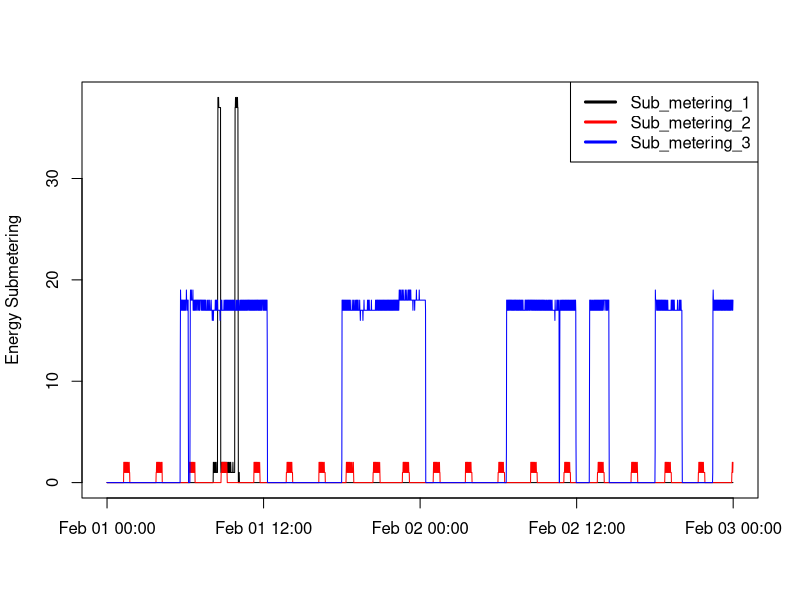

The R script that drew this image:
## Part 0: Obtain the data file
# The steps are below:
# 1) Down the zipped data file from:
#      https://d396qusza40orc.cloudfront.net/exdata%2Fdata%2Fhousehold_power_consumption.zip
# 2) Unzip the file to get the data txt file; household_power_consumption.txt
# 3) Ensure the data txt file is stored under the same directory as the R plotting scripts



## Part 1: loading data
# Figure out the calculation to get only the required dates: 2007-02-01 and 2007-02-02 
# The steps are:
# 1) Load 1 row to figure out how many columns
# 2) Load only the 1st column for dates
# 3) Calcualte the beginning rows to skip & the number of rows to load
hpower1row <- read.table("household_power_consumption.txt", header=TRUE, sep=";", nrows=1)
hpower1col <- read.table("household_power_consumption.txt", header = TRUE, sep = ";", 
                         colClasses = c(NA, rep("NULL", ncol(hpower1row) - 1)))
hpower1col[,1] <- as.Date(hpower1col[,1], format="%d/%m/%Y")
load_skip <- which.max(hpower1col$Date == "2007-02-01") - 1
load_nrow <- which.max(hpower1col$Date == "2007-02-03") - which.max(hpower1col$Date == "2007-02-01")

# Load the file with only the required dates
hpower <- read.table("household_power_consumption.txt", header=TRUE, sep=";", skip=load_skip, nrows=load_nrow)
names(hpower) <- names(hpower1row)
names(hpower)[2] <- "DateTime"
hpower[,2] <- as.POSIXct(paste(hpower[,1], hpower[,2]), format = "%d/%m/%Y %H:%M:%S")
hpower[,1] <- as.Date(hpower[,1], format="%d/%m/%Y")

# clean up the temporary variables used for calclating the time frame
rm(hpower1row)
rm(hpower1col)
rm(load_skip)
rm(load_nrow)



## Part 2: plot the diagram
# Plot to energy sub-metering 3 sets of values vs. date & time
png("plot3.png", width = 480, height = 480)
plot(hpower$DateTime, as.numeric(hpower$Sub_metering_1), type="l", ylab="Energy Submetering", xlab="")
lines(hpower$DateTime, as.numeric(hpower$Sub_metering_2), type="l", col="red")
lines(hpower$DateTime, as.numeric(hpower$Sub_metering_3), type="l", col="blue")
legend("topright", c("Sub_metering_1", "Sub_metering_2", "Sub_metering_3"), lty=1, lwd =3, col=c("black", "red", "blue"))
dev.off()



